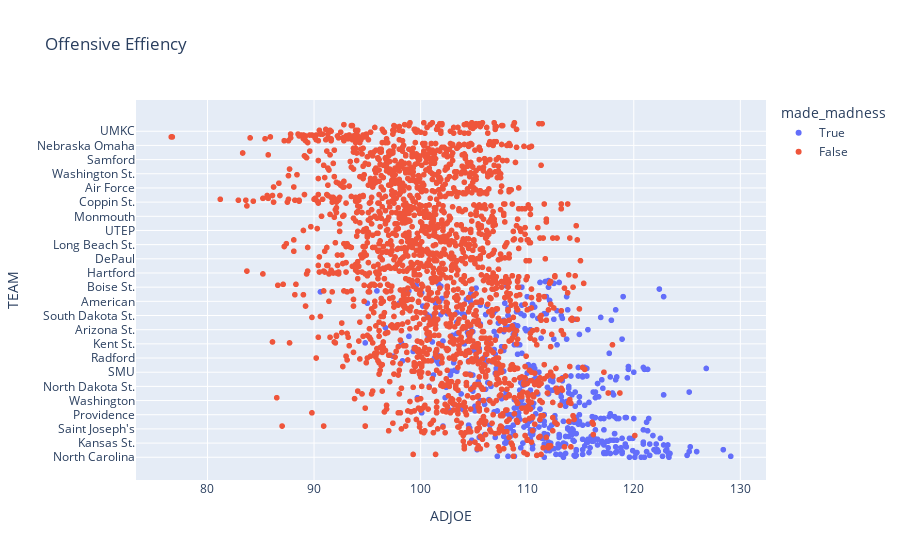

Notebook code for this chart:
### Code cell
fig = px.scatter(df, x='ADJOE', y='TEAM', color='made_madness', title='Offensive Effiency')
fig.show()

### Figure 1 — Plotly figure (JSON) as saved in the notebook; plotly's stock layout.template omitted (floating-point values rounded to 4 significant figures; data arrays with more than 128 entries replaced by an {"elided": "..."} marker saying what was removed)
{"data": [{"hovertemplate": "made_madness=True<br>ADJOE=%{x}<br>TEAM=%{y}<extra></extra>", "legendgroup": "True", "marker": {"color": "#636efa", "symbol": "circle"}, "mode": "markers", "name": "True", "showlegend": true, "type": "scattergl", "x": {"elided": "476 float values"}, "xaxis": "x", "y": {"elided": "476 str values"}, "yaxis": "y"}, {"hovertemplate": "made_madness=False<br>ADJOE=%{x}<br>TEAM=%{y}<extra></extra>", "legendgroup": "False", "marker": {"color": "#EF553B", "symbol": "circle"}, "mode": "markers", "name": "False", "showlegend": true, "type": "scattergl", "x": {"elided": "1979 float values"}, "xaxis": "x", "y": {"elided": "1979 str values"}, "yaxis": "y"}], "layout": {"autosize": true, "legend": {"title": {"text": "made_madness"}, "tracegroupgap": 0}, "title": {"text": "Offensive Effiency"}, "xaxis": {"anchor": "y", "autorange": true, "domain": [0, 1], "range": [73.41, 132.3], "title": {"text": "ADJOE"}, "type": "linear"}, "yaxis": {"anchor": "x", "autorange": true, "domain": [0, 1], "range": [-29.21, 383.2], "title": {"text": "TEAM"}, "type": "category"}}}
